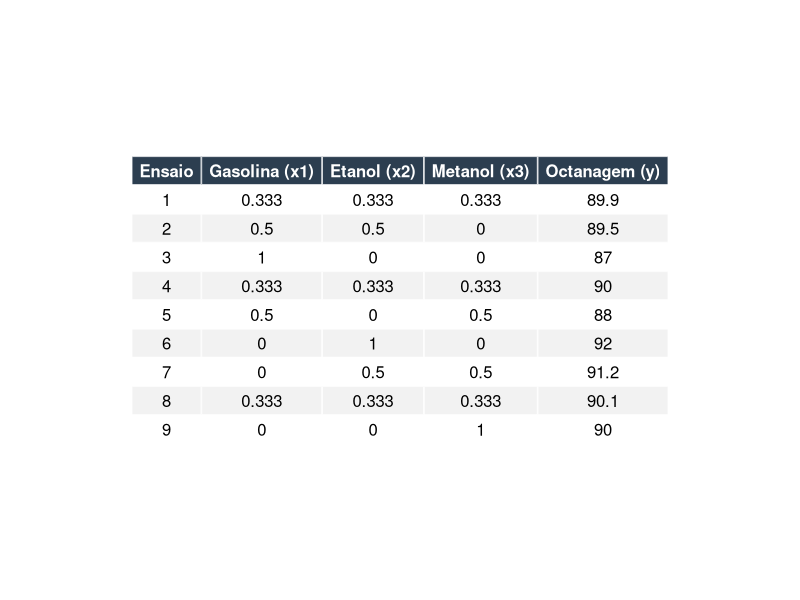
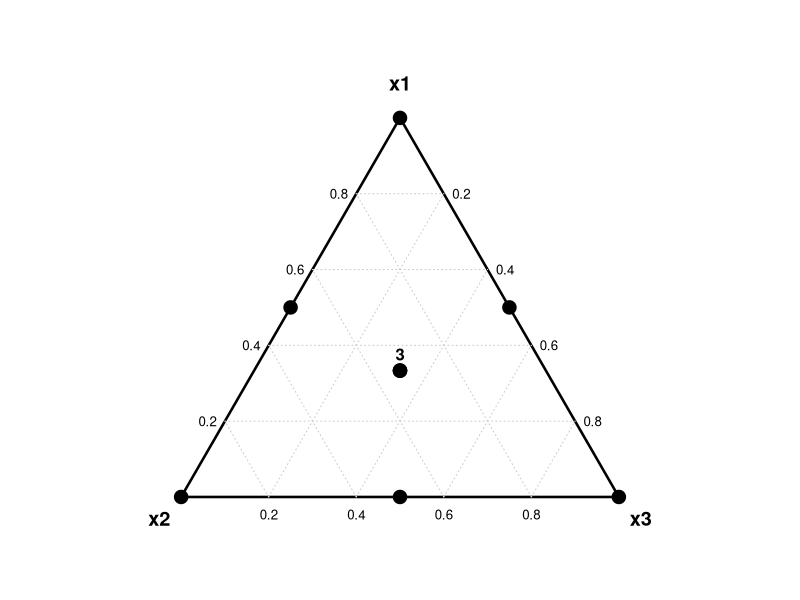
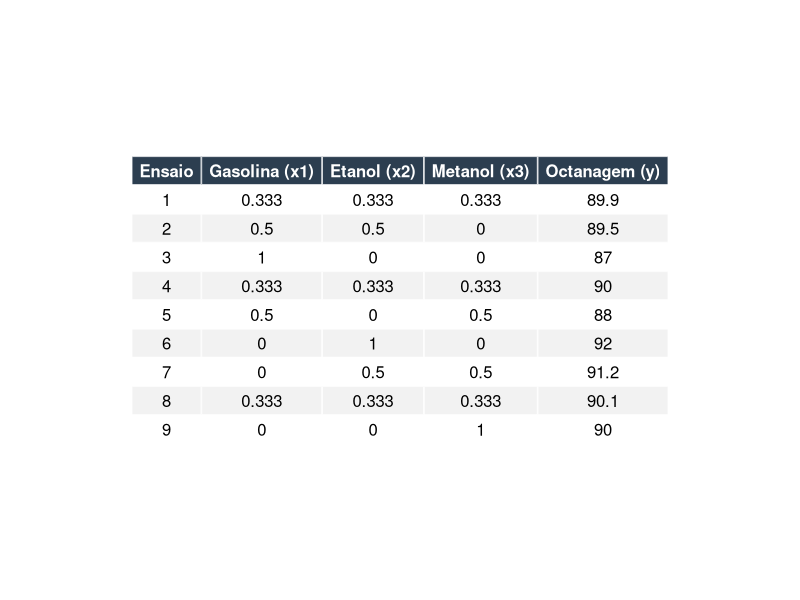

Recreate these plots in R, in order.
# ==============================================================================
# INSTRUÇÕES DE EXECUÇÃO - CHUNK 1
# 1. Use o MOUSE PARA SELECIONAR todo o código abaixo (até a linha '#Fim Chunk 1').
# 2. Com o texto selecionado, pressione CTRL + ENTER (Windows) ou CMD + RETURN (Mac).
# O QUE FAZ: Instala bibliotecas, processa os dados e salva a tabela em PNG.
# ==============================================================================

### Chunk 1

# 1. Bibliotecas
if(!require(gridExtra)) install.packages("gridExtra")
library(gridExtra)
library(grid)

# 2. Dados
dados <- data.frame(
  Ensaio = 1:9,
  Gasolina_x1 = c(0.333, 0.500, 1.000, 0.333, 0.500, 0.000, 0.000, 0.333, 0.000),
  Etanol_x2   = c(0.333, 0.500, 0.000, 0.333, 0.000, 1.000, 0.500, 0.333, 0.000),
  Metanol_x3  = c(0.333, 0.000, 0.000, 0.333, 0.500, 0.000, 0.500, 0.333, 1.000),
  Octanagem_y = c(89.9, 89.5, 87.0, 90.0, 88.0, 92.0, 91.2, 90.1, 90.0)
)
colnames(dados) <- c("Ensaio", "Gasolina (x1)", "Etanol (x2)", "Metanol (x3)", "Octanagem (y)")

# 3. Tema Profissional
meu_tema <- ttheme_default(
  base_size = 12,
  core = list(bg_params = list(fill = c("white", "#f2f2f2"), col = "white")),
  colhead = list(fg_params = list(col = "white", fontface = "bold"),
                 bg_params = list(fill = "#2c3e50"))
)

# 4. CRIAR E SALVAR A IMAGEM (O SEGREDO DO CORTE)
# Criamos o objeto da tabela
tabela_obj <- tableGrob(dados, theme = meu_tema, rows = NULL)

# Salvando em PNG com dimensões ajustadas ao tamanho da tabela
png("tabela_projeto.png",
    width = 600, height = 350, # Ajuste conforme necessário
    res = 120, # Resolução alta para não pixelar
    bg = "transparent") # Fundo transparente ajuda muito no Docs

grid.draw(tabela_obj)
dev.off() # Fecha o arquivo e salva

print("Imagem 'tabela_projeto.png' gerada na sua pasta de trabalho!")

# Roda isso para ver na tela do RStudio:
grid.newpage()
grid.draw(tabela_obj)

###FIm do Chunk 1

# ==============================================================================
# INSTRUÇÕES DE EXECUÇÃO - CHUNK 2
# 1. Use o MOUSE PARA SELECIONAR todo o código abaixo (até o final do arquivo).
# 2. Com o texto selecionado, pressione CTRL + ENTER (Windows) ou CMD + RETURN (Mac).
# O QUE FAZ: Converte a geometria para ternária e gera o gráfico estilo Montgomery.
# ==============================================================================

###Chunk 2
# --- 1. DADOS DO SEU EXERCÍCIO (Exemplo 11.5) ---
# Coordenadas do Simplex-Lattice {3,2} com as réplicas no centro
pontos_115 <- data.frame(
  x1 = c(1, 0, 0, 0.5, 0.5, 0, 1/3, 1/3, 1/3),
  x2 = c(0, 1, 0, 0.5, 0, 0.5, 1/3, 1/3, 1/3),
  x3 = c(0, 0, 1, 0, 0.5, 0.5, 1/3, 1/3, 1/3)
)

# --- 2. FUNÇÃO DE GEOMETRIA (CONVERSÃO TERNÁRIA) ---
tri_to_cart <- function(p) {
  x <- p[2] + p[3]/2
  y <- p[3] * sqrt(3)/2
  return(c(x, y))
}
coords <- t(apply(pontos_115, 1, tri_to_cart))

# --- 3. CONSTRUÇÃO DO GRÁFICO ESTILO MONTGOMERY ---
# Ajustando margens para caber os labels
par(mar=c(2,2,2,2))

# Criar fundo branco e limpo
plot(NULL, xlim=c(-0.1, 1.1), ylim=c(-0.1, 1), asp=1, 
     xlab="", ylab="", axes=FALSE)

# Desenhar o triângulo principal (Linha grossa e preta)
lines(c(0, 1, 0.5, 0), c(0, 0, sqrt(3)/2, 0), lwd=2.5, col="black")

# Adicionar Linhas de Grade (Pontilhadas e leves) - Igual ao livro
for(i in seq(0.2, 0.8, 0.2)) {
  # Linhas horizontais
  lines(c(i/2, 1-i/2), c(i*sqrt(3)/2, i*sqrt(3)/2), lty=3, col="gray80")
  # Linhas inclinadas
  lines(c(i, i/2), c(0, i*sqrt(3)/2), lty=3, col="gray80")
  lines(c(1-i, 1-i/2), c(0, i*sqrt(3)/2), lty=3, col="gray80")
}

# --- 4. PONTOS E TEXTOS ---
# Plotar os pontos experimentais (Pretos e nítidos)
points(coords[,1], coords[,2], pch=19, cex=1.8, col="black")

# Adicionar os Nomes dos Componentes (Vértices)
text(0.5, sqrt(3)/2 + 0.08, "x1", cex=1.2, font=2)
text(-0.05, -0.05, "x2", cex=1.2, font=2)
text(1.05, -0.05, "x3", cex=1.2, font=2)

# Colocar o número '3' no centro para indicar as 3 réplicas
text(coords[7,1], coords[7,2], "3", pos=3, cex=1, font=2, col="black")

# Adicionar escalas (0.2, 0.4, 0.6, 0.8) nas bordas
for(i in seq(0.2, 0.8, 0.2)) {
  text(i, -0.04, i, cex=0.8) # Base
  text(i/2 - 0.04, i*sqrt(3)/2, i, cex=0.8) # Esquerda
  text(1-i/2 + 0.04, i*sqrt(3)/2, 1-i, cex=0.8) # Direita
}


###Fim do Chunk 2
